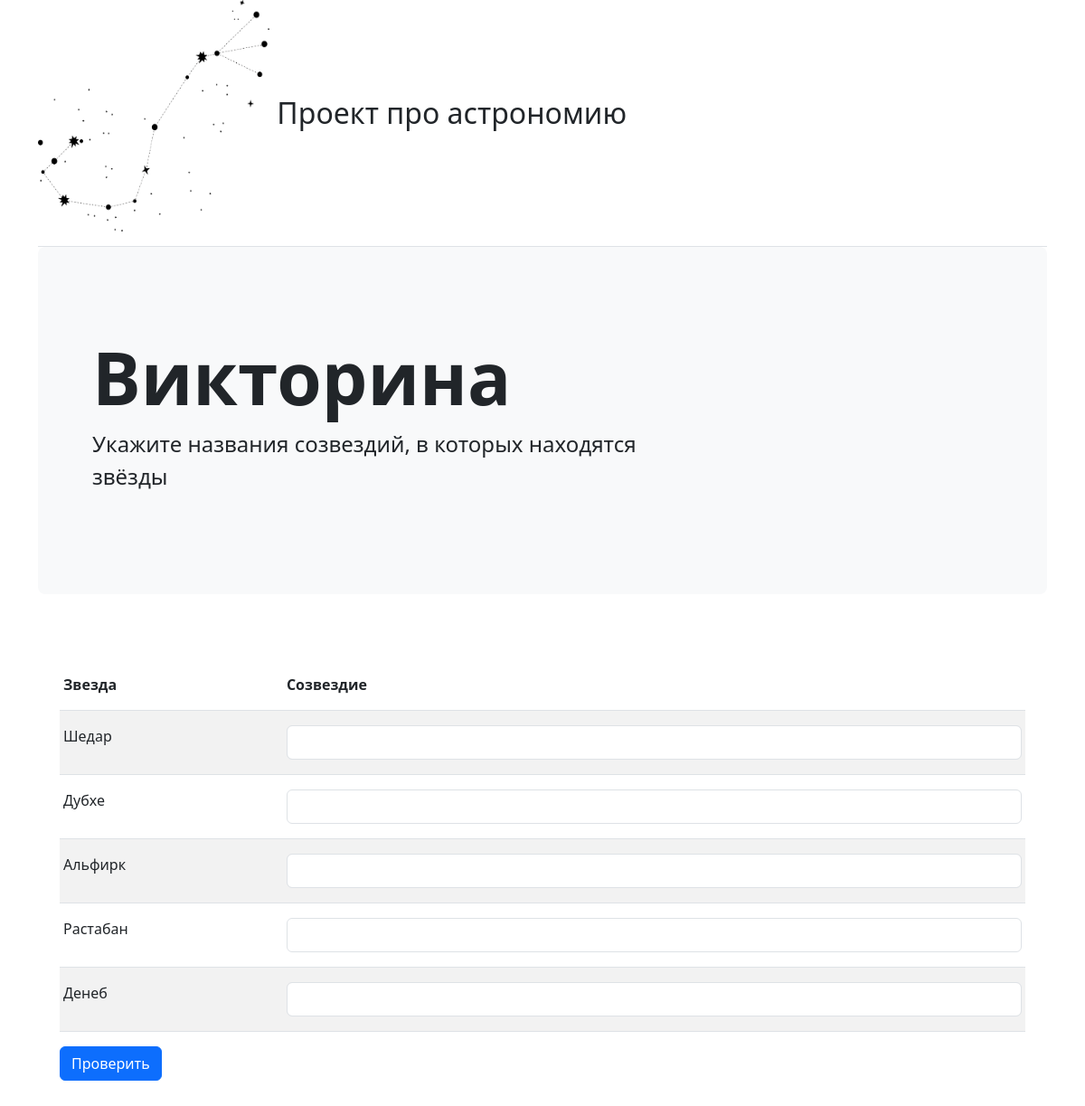
Screenshot of /game with the database file from the repository.
### proj_astron/models.py (models this page shows)
class Star(models.Model):
    star = models.TextField(primary_key=True)
    type = models.TextField()
    magnitude = models.FloatField()
    constellation = models.TextField()
    class Meta:
        managed = False
        db_table = 'Stars'
    objects = models.Manager()

### proj_astron/views.py (the view, shortened to what this page needs)
# urls.py: path('game', views.quiz_view),
def quiz_view(request):
    if request.method == 'GET':
        questions = create_questions()
        request.session['questions'] = questions
        return render(request, 'quiz.html', {'questions': questions})

### proj_astron/db_stars.py (called while the page is built)
def create_questions(amount=5):
    stars = np.array(Star.objects.all())
    stars_in_game = stars[np.random.default_rng().choice(len(stars), size=amount, replace=False)]
    return {'q_' + str(i): {'text': stars_in_game[i].star,
                            'correct_answer': stars_in_game[i].constellation,
                            'user_answer': None} for i in range(amount)}

### templates/quiz.html
{% extends "base_page.html" %}
{% block page-title %}
Викторина
{% endblock %}
{% block page-lead %}
Укажите названия созвездий, в которых находятся звёзды
{% endblock %}
{% block content %}
<div class="container px-4 py-5" id="terms-table">
    <form method="post">
    <div class="table-responsive">
        <table class="table table-striped table-sm">
          <thead>
            <tr>
              <th scope="col" class="py-3">Звезда</th>
              <th scope="col" class="py-3">Созвездие</th>
            </tr>
          </thead>
          <tbody>
            {% for q_id, question in questions.items %}
            <tr>
                <td class="py-3">{{ question.text }}</td>
                <td class="py-3">
                  <input type="text" class="form-control input-lg" name="{{ q_id }}" id="{{ q_id }}" value required>
                </td>
            </tr>
            {% endfor %}
          </tbody>
        </table>
      <div class="col-md-3">
        <button type="submit" class="btn btn-primary">Проверить</button>
      </div>
    </div>
  </form>
</div>
{% endblock %}

### rows the page displays
Star: text "Шедар"
Star: text "Дубхе"
Star: text "Альфирк"
Star: text "Растабан"
Star: text "Денеб"
